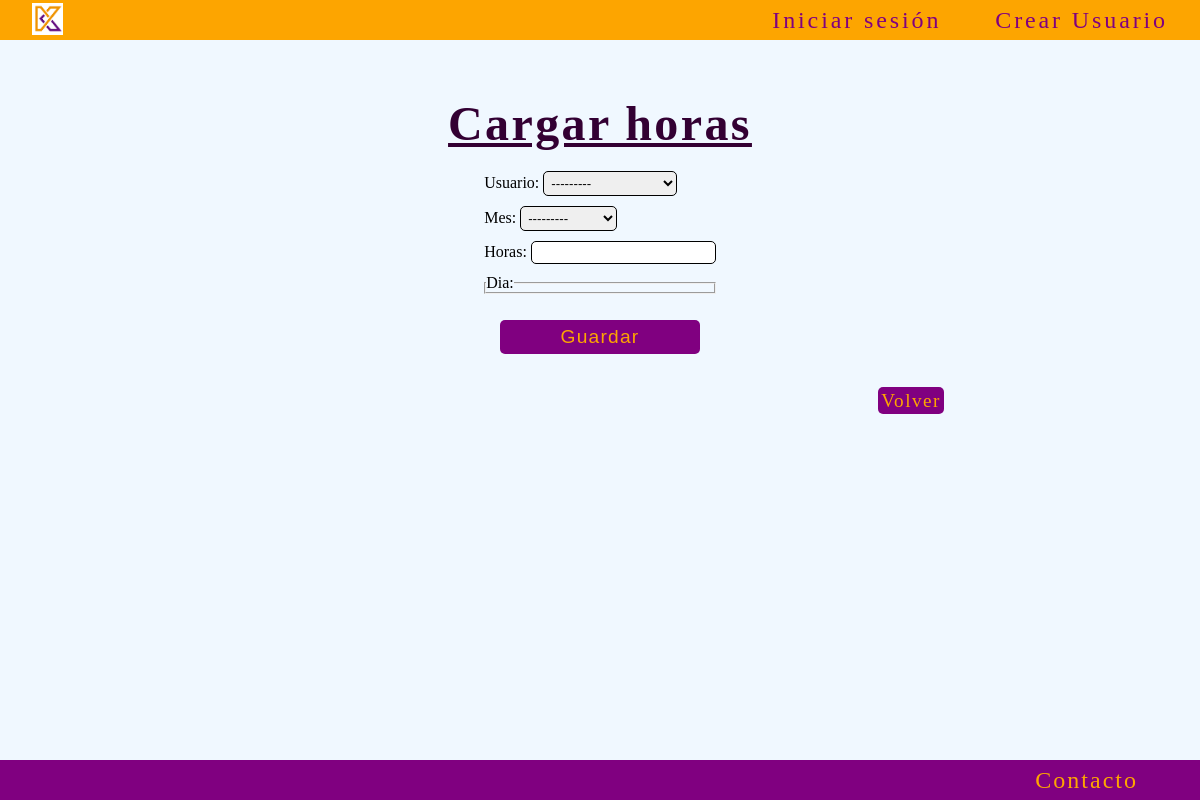
The app's page /horas/create/, older data.
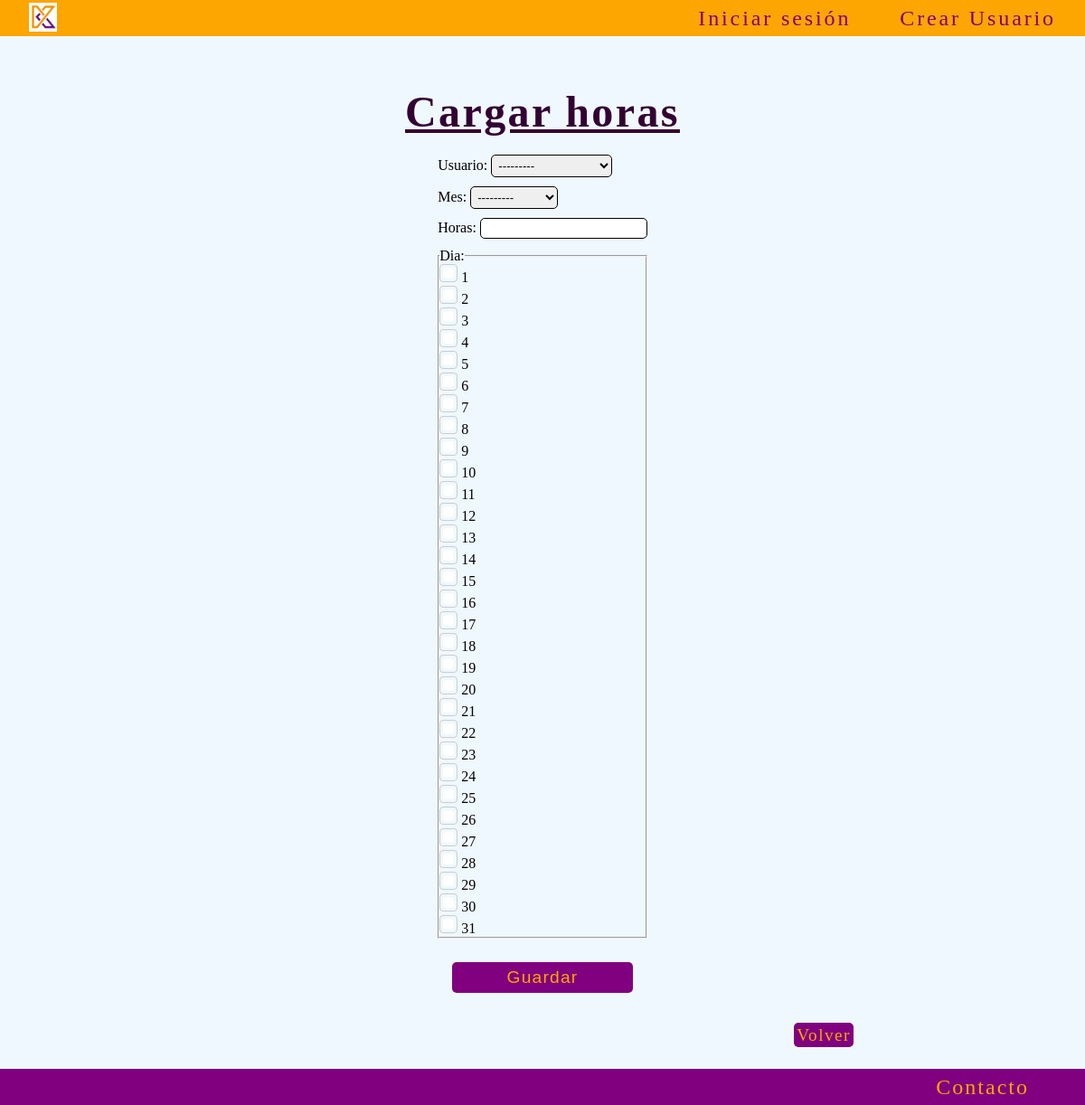
The same page, newer data.
### horas/models.py (models this page shows)
class Dias(models.Model):
    dia = models.CharField(max_length=2)
    def __str__(self):
        return self.dia
    class Meta:
        verbose_name = 'Dia'
        verbose_name_plural = 'Dias'

### horas/views.py (the view)
# urls.py: path('create/', HorasCreate.as_view(), name='horas_create'),
class HorasCreate(CreateView):
    model = Horas
    form_class= HorasForm
    success_url = reverse_lazy('horas:horas_list')

### horas/forms.py
class HorasForm(forms.ModelForm):
    dia = forms.ModelMultipleChoiceField(queryset=Dias.objects.all(), widget=forms.CheckboxSelectMultiple)
    class Meta:
        model = Horas
        fields = '__all__'

### usuarios/models.py (called while the page is built)
    def __str__(self):
        return f'{self.user.username} - {self.dni}'

### horas/templates/horas/horas_form.html (shortened to what this page needs)
{% extends 'core/base.html' %}
{% block content %}
    <main class="contenedor_principal">
        {% if form.instance.pk %}
            <h1 class="titulo">Editar horas</h1>
        {% else %}
            <h1 class="titulo">Cargar horas</h1>
        {% endif %}
        <div class="form-login-container">
            <form method="post" enctype="multipart/form-data" class="form-login">
                {{ form }}
                <button type="submit" class="link">Guardar</button>
            </form>
        </div>
        <div class="volver-container">
            <a href="{% url 'horas:horas_list' %}" class="volver">Volver</a>
        </div>
    </main>
{% endblock content %}

Row changes from the older to the newer data that the page shows:
added Dias: dia "☐ ☐ ☐ ☐ ☐ ☐ ☐ ☐ ☐ ☐ ☐ ☐ ☐ ☐ ☐ ☐ ☐ ☐ ☐ ☐ ☐ ☐ ☐ ☐ ☐ ☐ ☐ ☐ ☐ ☐ ☐"
Text that changed along with them:
text no longer shown: "Usuario: Mes: Horas: Dia:"
text now shown: "Usuario: Mes: Horas: Dia: 1 2 3 4 5 6 7 8 9 10 11 12 13 14 15 16 17 18 19 20 21 22 23 24 25 26 27 28 29 30 31"
